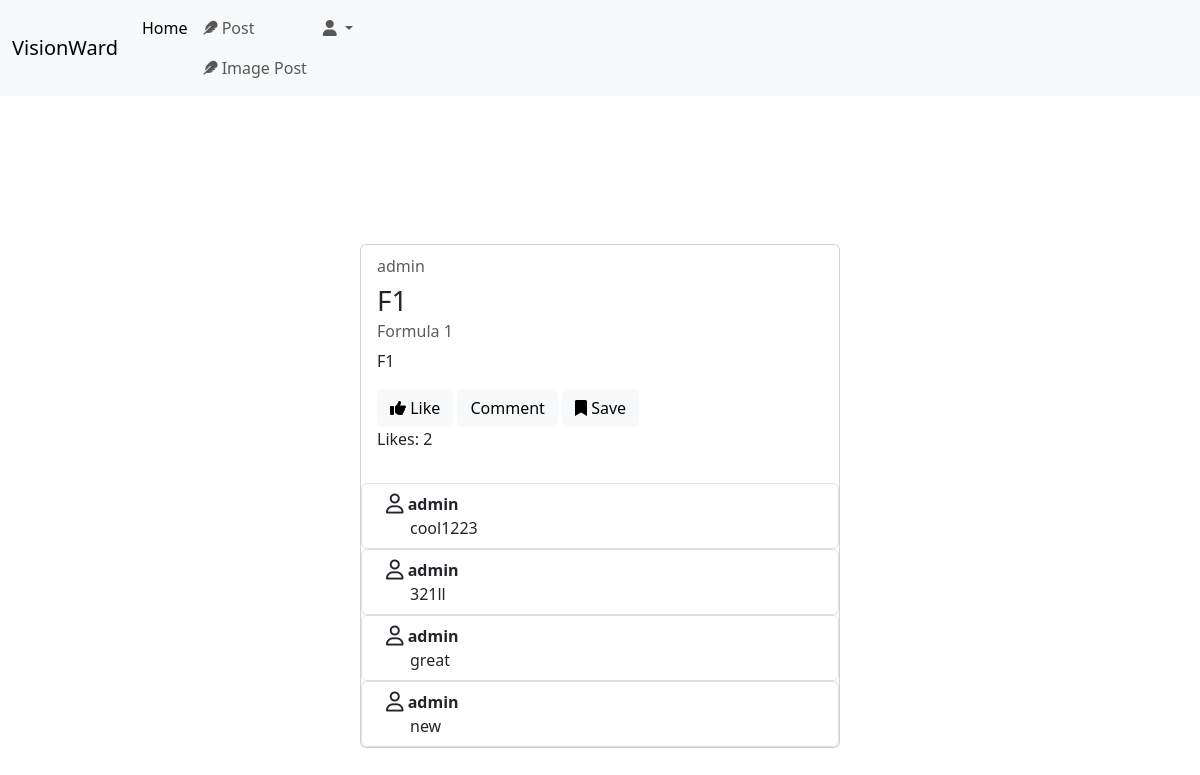
The page /post/thread/1/detail/ (signed in) on the database as committed earlier.
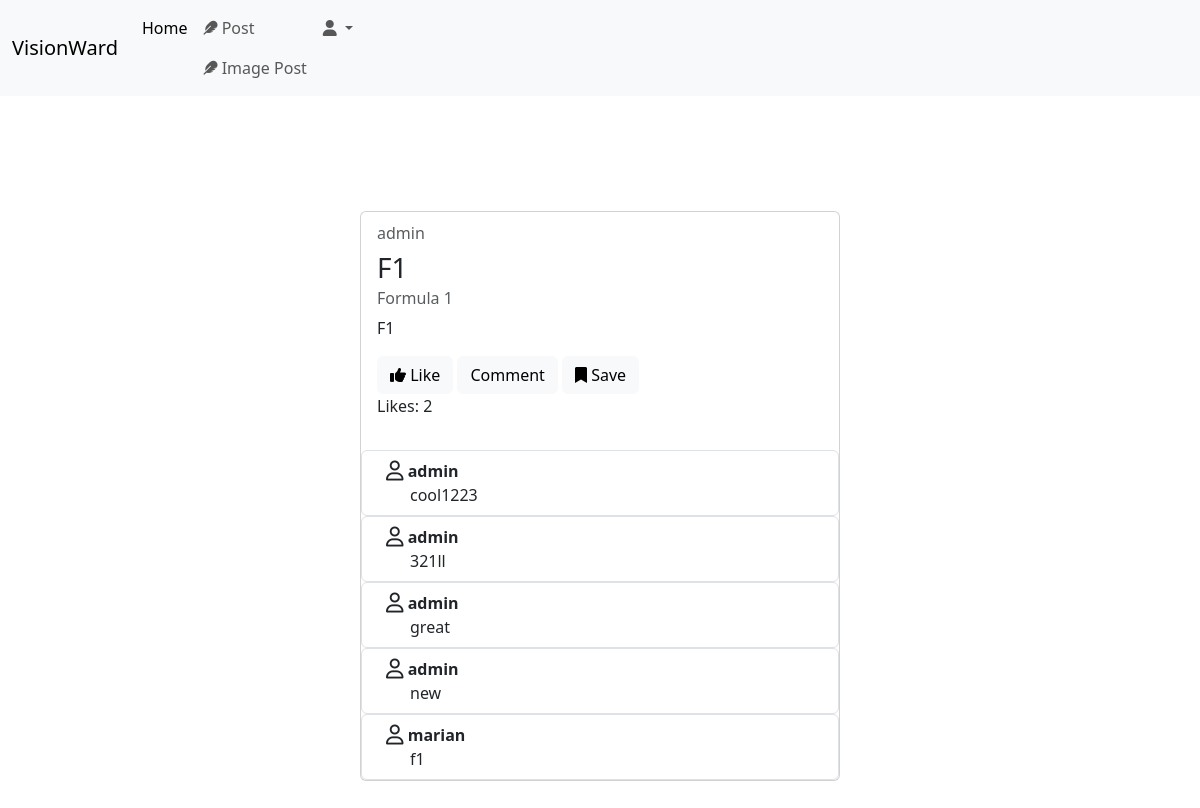
The same page on the database as committed later.
### thread_app/models.py (models this page shows, shortened)
class TimeStampedModel(models.Model):
	created_at = models.DateTimeField(auto_now_add=True)
	updated_at = models.DateTimeField(auto_now=True)
	class Meta:
		abstract = True

class CommentModel(TimeStampedModel):
	text = models.TextField(max_length=1000)
	thread_link = models.ForeignKey(ThreadModel, related_name='comment_model', on_delete=models.CASCADE)
	user = models.ForeignKey(CustomUserAccountModel, on_delete=models.CASCADE)

### user_app/models.py (models this page shows)
class CustomUserAccountModel(AbstractUser):
	gender_option = (
		('M', 'Male'),
		('F', 'Female'),
	)
	country = models.CharField(max_length=2, choices=COUNTRY_CHOICES, null=True, blank=True)
	gender = models.CharField(max_length=1, choices=gender_option, null=True, blank=True)
	date_of_birth = models.DateField(null=True, blank=True)
	about = models.TextField(max_length=1000, null=True, blank=True)
	joined_date = models.DateTimeField(default=timezone.now)
	is_active = models.BooleanField(default=True)
	def __str__(self):
		return self.username

### thread_app/views.py (the view)
# urls.py: path('thread/<int:pk>/detail/', ThreadDetailView.as_view(), name='thread-detail'),
class ThreadDetailView(DetailView):
	model = ThreadModel
	template_name = 'thread_template/thread_detail.html'
	context_object_name = 'thread'
	def get_context_data(self, **kwargs):
		context = super().get_context_data(**kwargs)
		context['form'] = CommentForm()
		context['comments'] = CommentModel.objects.filter(thread_link=self.object)
		context['user_liked'] = self.request.user in self.object.likes.all()
		return context

### thread_app/models.py (called while the page is built)
	def __str__(self):
		return self.name

	def like_count(self):
		return self.likes.count()

### templates/thread_template/thread_detail.html
{% extends 'home_page_template/base.html' %} {% block title %}{{ thread.title }}{% endblock %}
{% block content %}
    <div class="container d-flex justify-content-center align-items-center vh-100">
        <div class="card" style="width: 30rem;">
            <div class="card-body">
                <h6 class="card-subtitle mb-2 text-body-secondary">{{ thread.creator }}</h6>
                <h3 class="card-title">{{ thread.title }}</h3>
                <h6 class="card-subtitle mb-2 text-body-secondary">{{ thread.category }}</h6>
                <p class="card-text">{{ thread.description }}</p>
                {% if user.is_authenticated %}
                    <button type="button" class="btn btn-light" id="like-button" data-liked="{{ user_liked }}"
                            data-url="{% url 'toggle-thread-like' thread.pk %}">
                        {% if user in thread.likes.all %}
                            <i class="fa-solid fa-thumbs-up"></i> Unlike
                        {% else %}
                            <i class="fa-solid fa-thumbs-up"></i> Like
                        {% endif %}
                    </button>
                    <a href="{% url 'add-comment' thread.pk %}" type="button" class="btn btn-light">Comment</a>
                    <button type="button" class="btn btn-light" id="save-button"
                            data-url="{% url 'toggle-save-thread' thread.pk %}">
                        <i class="fa-solid
                            {% if request.user in thread.saved_threads.all %}
                                fa-bookmark
                            {% else %}
                                fa-bookmark
                            {% endif %}">
                        </i>
                        <span id="save-text">
                            {% if request.user in thread.saved_threads.all %}
                                Unsave
                            {% else %}
                                Save
                            {% endif %}
                        </span>
                    </button>
                {% endif %}
                <p>Likes: <span id="like-count">{{ thread.like_count }}</span></p>
            </div>
            <div>
                {% for comment in comments %}
                    <ol class="list-group">
                        <li class="list-group-item d-flex justify-content-between align-items-start">
                            <div class="ms-2 me-auto">
                                <div class="fw-bold">
                                    <i class="fa-regular fa-user fa-lg"></i> {{ comment.user }}
                                </div>
                                <div class="ms-4">{{ comment.text }}</div>
                            </div>
                        </li>
                    </ol>
                {% endfor %}
            </div>
        </div>
    </div>
{% endblock %}

Rows that differ between the two databases and show on the page:
added CommentModel: user "marian", text "f1"
